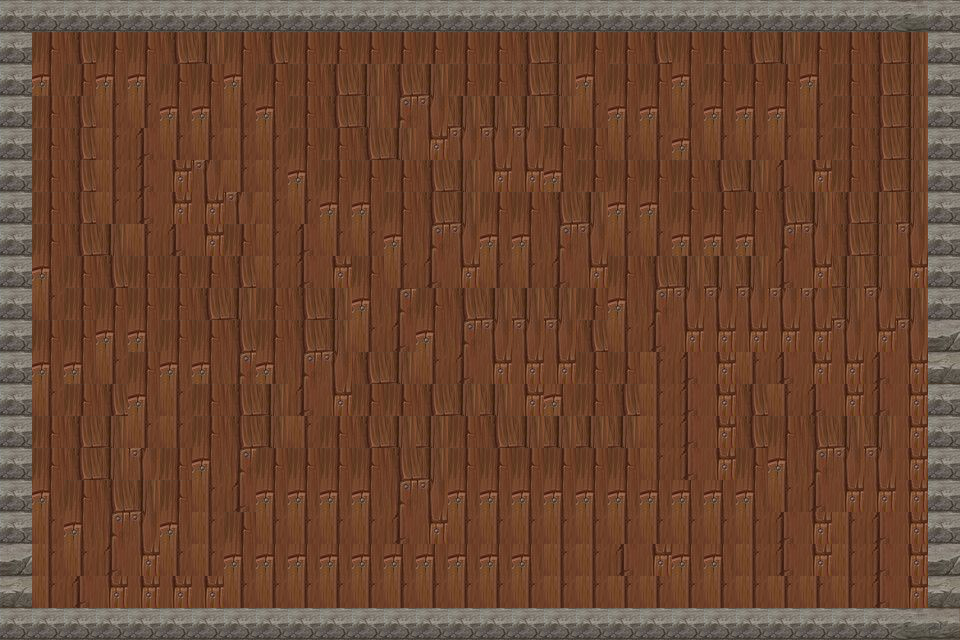

Below is a game level as drawn by its tile map, then a one-line description and the .tmx that defines it (tile-layer data replaced by summaries):
An orthogonal 30x20 tile map with 32x32 px tiles, 2 tile layers (floor, walls), 1 hidden layer not drawn.

<map version="1.10" tiledversion="1.11.2" orientation="orthogonal" renderorder="right-down" width="30" height="20" tilewidth="32" tileheight="32" infinite="0" nextlayerid="4" nextobjectid="1">
 <tileset firstgid="1" source="tiles.tsx" />
 <layer id="1" name="floor" width="30" height="20">
  <data>[600 cells, 504 non-empty, 9 distinct tile ids]</data>
 </layer>
 <layer id="2" name="walls" width="30" height="20">
  <data>[600 cells, 96 non-empty, 5 distinct tile ids]</data>
 </layer>
 <layer id="3" name="collision" width="30" height="20" visible="0">
  <data>[600 cells, 96 non-empty, 5 distinct tile ids]</data>
 </layer>
</map>
